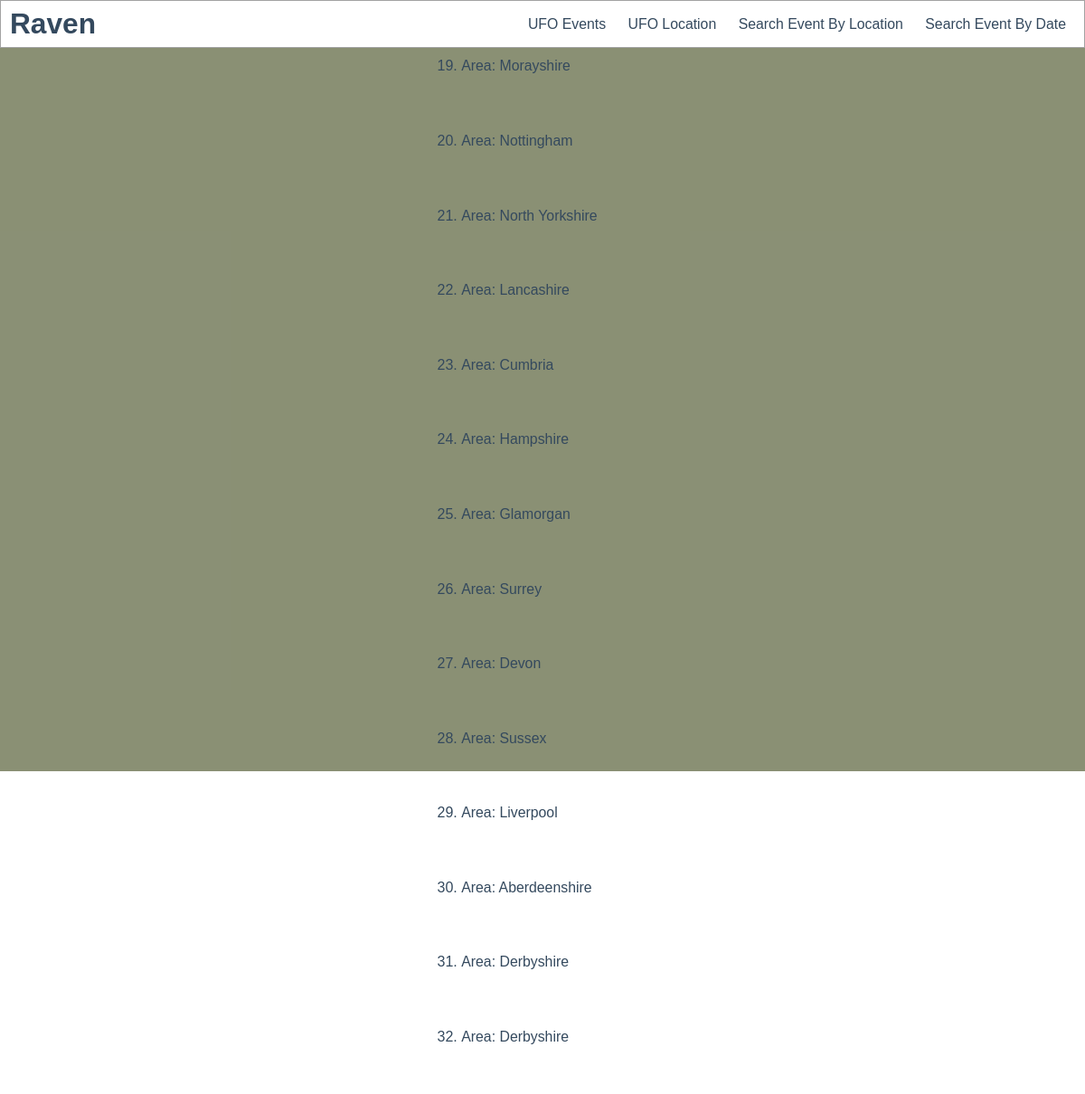
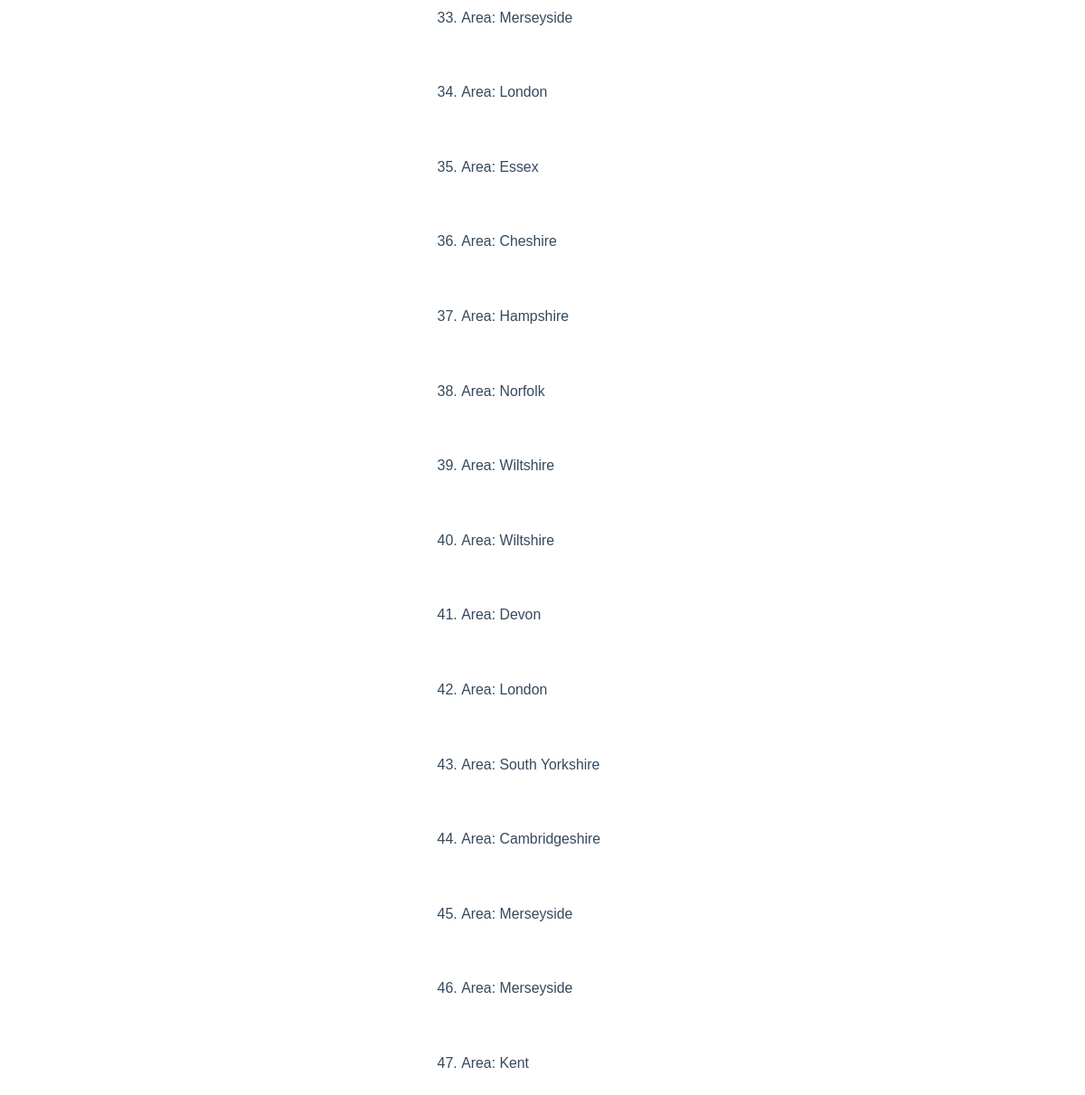
The page /all_locations on the database its author committed (2 pictures, top to bottom).
### ufo/models.py (models this page shows, shortened)
class Event(models.Model):
    date = models.DateField()
    area = models.CharField(max_length=100)
    description = models.TextField()

### ufo/views.py (the view)
# urls.py: path("all_locations", views.all_locations, name="all_locations"),
def all_locations(request):
    context = {"location": Event.objects.all()}
    return render(request, "ufo/all_locations.html", context)

### ufo/templates/ufo/all_locations.html (shortened to what this page needs)
{% extends "base.html" %}
{% load static %}
{% block content %}
<header class="header">
    <div class="brand">
        <h1 class="logo"><a href="{% url 'index' %}">Raven</a></h1>
    </div>
        <ul class="nav-links">
            <li class="nav-link"><a href="{% url 'all_events' %}"> UFO Events</a></li>
            <li class="nav-link"><a href="{% url 'all_locations' %}"> UFO Location</a></li>
            <li class="nav-link"><a href="{% url 'search_location' %}"> Search Event By Location</a></li>
            <li class="nav-link"><a href="{% url 'search_date' %}"> Search Event By Date</a></li>
        </ul>
</header>
<div class="background">
    <div class="center">
        <ol>
            {% for locations in location %}
            <li>
                <a href="{% url 'event' locations.id %}">
                    <p>Area: {{ locations.area }} </p>
                </a>
            </li><br>
            {% empty %}
            <li>No description</li>
            {% endfor %}
        </ol>
    </div>
</div>
{% endblock %}

### ufo/templates/base.html (shortened to what this page needs)
<!DOCTYPE html>
<html lang="en">
<head>
    <link rel="stylesheet" href="/static/css/style.css">
</head>
<body>
    {% block content %} {% endblock %}
</body>
</html>

### ufo/static/css/style.css (style rules this page uses)
* { box-sizing: border-box; }
body { font-family: 'Montserrat', sans-serif; line-height: 1.6; margin: 0; min-height: 100vh; }
h1 { color: #34495e; margin: 0; }
p, ol { color: #34495e; }
a { color: #34495e; font-size: .99em; text-decoration: none; }
.brand { margin-left: 10px; }
.header { display: flex; justify-content: space-between; align-items: center; width: 100%; padding-top: 0; padding-bottom: 0; border: 1px solid #a2a2a2; }
.header .nav-links { display: block; list-style: none; margin: 0; padding: 0; }
.header .nav-link { display: inline-block; margin-right: 20px; }
.background { background-color: #747b5ad6; display: flex; flex-direction: column; justify-content: center; align-items: center; height: 100vh; }
.center { display: flex; flex-direction: column; justify-content: center; margin-left: 30%; margin-right: 30%; }

### rows shown on the page
Event: area "Morayshire"
Event: area "Nottingham"
Event: area "North Yorkshire"
Event: area "Lancashire"
Event: area "Cumbria"
Event: area "Hampshire"
Event: area "Glamorgan"
Event: area "Surrey"
Event: area "Devon"
Event: area "Sussex"
Event: area "Liverpool"
Event: area "Aberdeenshire"
Event: area "Derbyshire"
Event: area "Derbyshire"
Event: area "Merseyside"
Event: area "London"
Event: area "Essex"
Event: area "Cheshire"
Event: area "Hampshire"
Event: area "Norfolk"
Event: area "Wiltshire"
Event: area "Wiltshire"
Event: area "Devon"
Event: area "London"
Event: area "South Yorkshire"
Event: area "Cambridgeshire"
Event: area "Merseyside"
Event: area "Merseyside"
Event: area "Kent"
